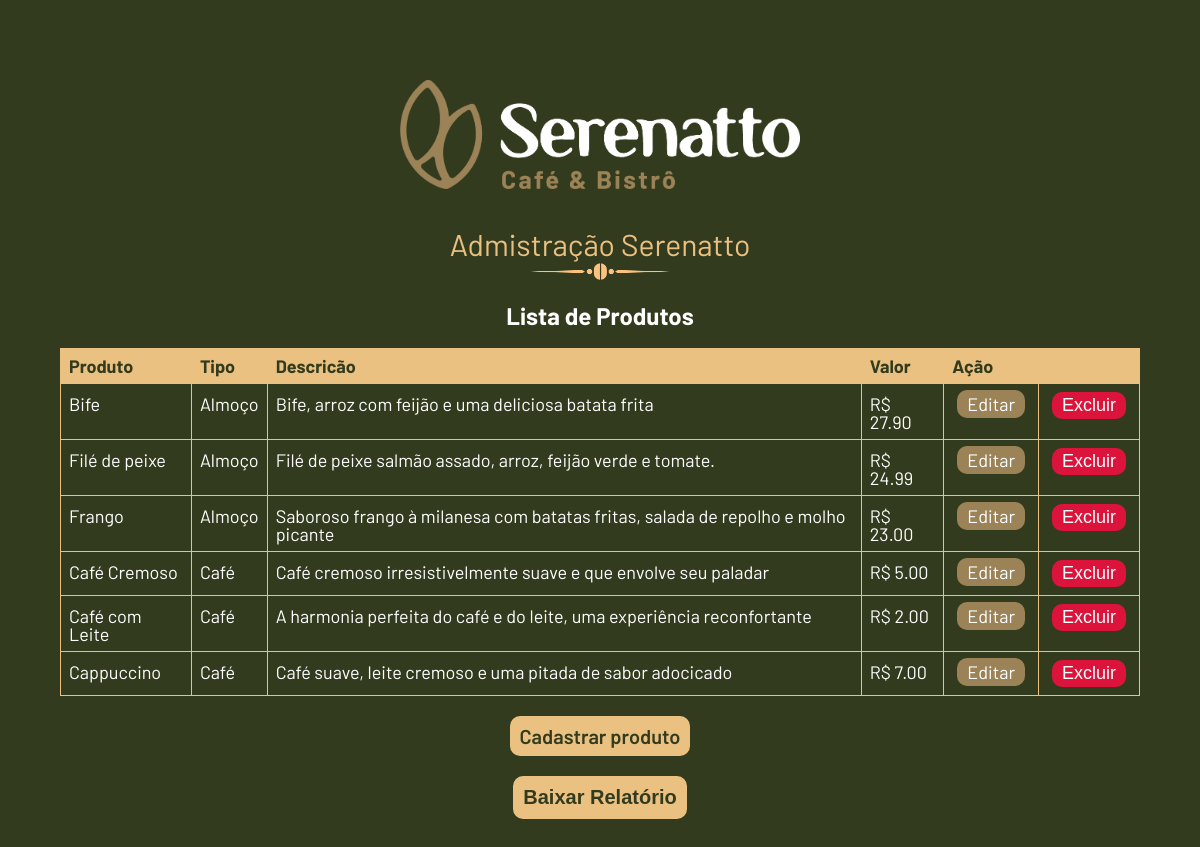
The app's page /admin.php with its own data.
### tables this page shows
CREATE TABLE `produtos` (
  `id` int NOT NULL AUTO_INCREMENT,
  `tipo` varchar(45) NOT NULL,
  `nome` varchar(45) NOT NULL,
  `descricao` varchar(90) NOT NULL,
  `imagem` varchar(80) NOT NULL,
  `preco` decimal(5,2) NOT NULL,
  PRIMARY KEY (`id`)
);

### src/Infrastructure/Persistence/ConnectionCreator.php (called while the page is built, shortened)
<?php
class ConnectionCreator {
    public static function createConnection() : PDO
    {
        $pdo = new PDO('mysql:dbname=serenatto;host=localhost','root','root');
        $pdo->setAttribute(PDO::ATTR_ERRMODE, PDO::ERRMODE_EXCEPTION);
        $pdo->setAttribute(PDO::ATTR_DEFAULT_FETCH_MODE, PDO::FETCH_ASSOC);
        return $pdo;
    }
}

### src/Repository/ProductRepository.php (called while the page is built, shortened)
<?php
class ProductRepository
{
    private PDO $pdo;
    public function __construct(PDO $pdo)
    {
        $this->pdo = $pdo;
    }
    private function hydrate ($products) : array {
        $formattedProducts = array_map(function($product) {
            return new Product(
                $product['id'],
                $product['nome'],
                $product['tipo'],
                $product['descricao'],
                $product['preco'],
                $product['imagem']
            );
        }, $products);
        return $formattedProducts;
    }
    public function getAllProducts() : array {
        $query = 'SELECT * FROM produtos order by tipo';
        $stmt = $this->pdo->query($query);
        return $this->hydrate($stmt->fetchAll());
    }
}

### src/Model/Product.php (called while the page is built, shortened)
<?php
class Product {
    private ?int $id;
    private string $type;
    private string $name;
    private string $description;
    private float $price;
    public function __construct(?int $id, string $name, string $type, string $description, float $price, string $image)
    {
        $this->id = $id;
        $this->type = $type;
        $this->name = $name;
        $this->description = $description;
        $this->price = $price;
    }
    public function getPrice()
    {
        return $this->price;
    }
    public function getDescription()
    {
        return $this->description;
    }
    public function getName()
    {
        return $this->name;
    }
    public function getType()
    {
        return $this->type;
    }
    public function getId()
    {
        return $this->id;
    }
    public function getFormattedPrice() {
        return 'R$ ' . number_format($this->getPrice(), 2);
    }
}

### admin.php (the view, shortened to what this page needs)
<?php
  $repository = new ProductRepository(ConnectionCreator::createConnection());
  $products = $repository->getAllProducts();
?>
<!doctype html>
<html lang="pt-br">
<head>
  <link rel="stylesheet" href="css/reset.css">
  <link rel="stylesheet" href="css/index.css">
  <link rel="stylesheet" href="css/admin.css">
</head>
<body>
<main>
  <section class="container-admin-banner">
    <img src="img/logo-serenatto-horizontal.png" class="logo-admin" alt="logo-serenatto">
    <h1>Admistração Serenatto</h1>
    <img class= "ornaments" src="img/ornaments-coffee.png" alt="ornaments">
  </section>
  <h2>Lista de Produtos</h2>
  <section class="container-table">
    <table>
      <thead>
        <tr>
          <th>Produto</th>
          <th>Tipo</th>
          <th>Descricão</th>
          <th>Valor</th>
          <th colspan="2">Ação</th>
        </tr>
      </thead>
      <tbody>
        <?php foreach($products as $product): ?>
        <tr>
          <td><?= $product->getName(); ?></td>
          <td><?= $product->getType(); ?></td>
          <td><?= $product->getDescription(); ?></td>
          <td><?= $product->getFormattedPrice(); ?></td>
          <td><a class="botao-editar" href="editar-produto.php?id=<?= $product->getId() ?>">Editar</a></td>
          <td>
            <form method="POST" action="excluir-produto.php">
              <button type="submit" class="botao-excluir" value="Excluir" >Excluir</button>
            </form>
          </td>
        </tr>
        <?php endforeach; ?>
      </tbody>
    </table>
  <a class="botao-cadastrar" href="cadastrar-produto.php">Cadastrar produto</a>
  <form action="gerador-pdf.php" method="post">
    <input type="submit" class="botao-cadastrar" value="Baixar Relatório"/>
  </form>
  </section>
</main>
</body>
</html>

### css/index.css (style rules this page uses)
body { background-color: #333B1E; font-family: 'Barlow', sans-serif; }
main { height: 100vh; }
h2 { text-align: center; font-size: 48px; margin: 20px 0px; color: #FFF; font-weight: bold; }
.ornaments { width: 200px; }

### css/admin.css (style rules this page uses)
.container-admin-banner { display: flex; align-items: center; flex-direction: column; margin: 80px 0px 20px; }
.logo-admin { width: 400px; }
h2 { font-size: 24px; }
.container-table { display: flex; align-items: center; flex-direction: column; }
table { width: 90%; margin: auto 0; }
table, th, td { border: 1px solid #EBC181; }
table th { padding: 11px 0 11px; background-color: #EBC181; color: #333B1E; font-weight: bold; font-size: 18px; text-align: left; padding: 8px; }
table tr { border: 1px solid #ddd; }
table td { color: #FFF; font-size: 18px; padding: 8px; }
.container-admin-banner h1 { margin-top: 40px; font-size: 30px; color: #EBC181; }
table tbody tr td a, .botao-cadastrar, .botao-excluir { padding: 3px 10px; border-radius: 10px; color: #FFFFFF; text-decoration: none; margin: 0 5px; transition: 0.7s; border: none; font-size: 18px; }
.botao-cadastrar { background: #EBC181; color: #333B1E; font-weight: 600; margin-top: 20px; font-size: 20px; border-radius: 10px; padding: 10px 10px; border: none; }
.botao-editar { background: #9B8357; }
.botao-excluir { background: crimson; }

### records on screen
produtos: nome "Bife", tipo "Almoço", descricao "Bife, arroz com feijão e uma deliciosa batata frita", FormattedPrice "R$ 27.90"
produtos: nome "Filé de peixe", tipo "Almoço", descricao "Filé de peixe salmão assado, arroz, feijão verde e tomate.", preco "R$ 24.99"
produtos: nome "Frango", tipo "Almoço", descricao "Saboroso frango à milanesa com batatas fritas, salada de repolho e molho picante", preco "R$ 23.00"
produtos: nome "Café Cremoso", tipo "Café", descricao "Café cremoso irresistivelmente suave e que envolve seu paladar", preco "R$ 5.00"
produtos: nome "Café com Leite", tipo "Café", descricao "A harmonia perfeita do café e do leite, uma experiência reconfortante", preco "R$ 2.00"
produtos: nome "Cappuccino", tipo "Café", descricao "Café suave, leite cremoso e uma pitada de sabor adocicado", preco "R$ 7.00"
